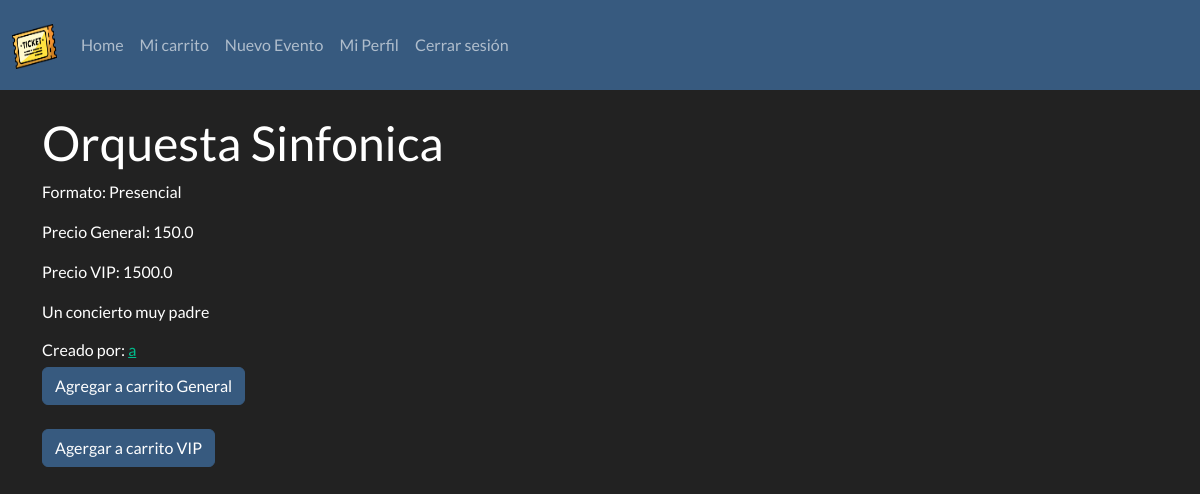
Screenshot of /evento/3 (signed in) with the database file from the repository.
### app/models.py (models this page shows, shortened)
class Evento(db.Model):
	id = db.Column(db.Integer, primary_key=True)
	nombre = db.Column(db.String(320), nullable=False)
	descripcion = db.Column(db.Text)
	fecha = db.Column(db.DateTime, nullable=False)
	user_id = db.Column(db.Integer, db.ForeignKey('user.id'), nullable=False)
	precio_general = db.Column(db.Float)
	precio_vip = db.Column(db.Float)
	@hybrid_property
	def organizador(self):
		return User.query.filter_by(id=self.user_id).first()
	@hybrid_property
	def tipo(self):
		if EventoVirtual.query.filter_by(id=self.id).first():
			return "Virtual"
		if EventoPresencial.query.filter_by(id=self.id).first():
			return "Presencial"

class User(db.Model, UserMixin):
	id = db.Column(db.Integer, primary_key=True)
	nombre = db.Column(db.String(320), nullable=False)
	username = db.Column(db.String(25), unique=True, nullable=False)
	email = db.Column(db.String(320), unique=True, nullable=False)
	password = db.Column(db.String(25), nullable=False)
	eventos = db.relationship('Evento', backref='creator', lazy=True)
	@hybrid_property
	def tipo(self):
		if Administrador.query.filter_by(id=self.id).first():
			return "Administrador"
		elif Comprador.query.filter_by(id=self.id).first():
			return "Comprador"
		elif Organizador.query.filter_by(id=self.id).first():
			return "Organizador"

### app/routes.py (the view)
@app.route('/evento/<int:evento_id>')
@login_required
def evento(evento_id):
	evento = Evento.query.filter_by(id=evento_id).first_or_404()
	boleto = Boleto.query.filter_by(user_id=current_user.id, evento_id=evento.id).first()
	if boleto:
		boleto = BoletoVirtual.query.filter_by(id=boleto.id).first() if boleto.tipo == "Virtual" else BoletoPresencial.query.filter_by(id=boleto.id).first()
	else:
		boleto = None
	return render_template('evento.html', evento=evento, boleto=boleto)

### app/models.py (called while the page is built)
@login_manager.user_loader
def load_user(user_id):
	return User.query.get(int(user_id))

	@hybrid_property
	def tipo(self):
		if BoletoVirtual.query.filter_by(id=self.id).first():
			return "Virtual"
		if BoletoPresencial.query.filter_by(id=self.id).first():
			return "Presencial"

### app/templates/evento.html (shortened to what this page needs)
{% extends 'layout.html' %}
{% block body %}
<br>
<h1>{{ evento.nombre }}</h1>
	<p>Formato: {{ evento.tipo }}</p>
	<p>Precio General: {{ evento.precio_general }}</p>
	<p>Precio VIP: {{ evento.precio_vip }}</p>
	<p>{{ evento.descripcion }}</p>
	<h6>Creado por: <a href="{{ url_for('profile', username=evento.organizador.username) }}">{{ evento.organizador.nombre }}</a></h3>
	<form action="{{ url_for('agregar_carrito', evento_id=evento.id, tipo='General') }}" method="post">
		<button class="btn btn-primary" name="comprar" value="General">Agregar a carrito General</button>
		<br><br>
		<button class="btn btn-primary" name="comprar" value="VIP">Agergar a carrito VIP</button>
	</form>
{% endblock %}

### rows the page displays
Evento: nombre "Orquesta Sinfonica", precio_general "150.0", precio_vip "1500.0", descripcion "Un concierto muy padre"
User: organizador.nombre "a"

### other values shown
{{ evento.tipo }} "Presencial"
